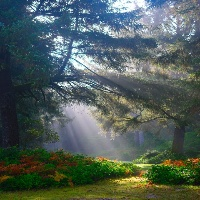
#> input picture resizing.jpg, 200 x 200 px
$ python rotate.py
#> lines starting #> are read from the running program, lines starting #| are printed output that depends on the picture
import cv2

img = cv2.imread("resizing.jpg")
#> img is the input picture: shape (200, 200, 3); mean B, G, R 89.3, 94.3, 80.6
rot1 = cv2.rotate(img, cv2.ROTATE_180)
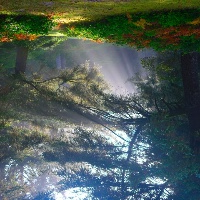
#> rot1: shape (200, 200, 3); mean B, G, R 89.3, 94.3, 80.6
rot2 = cv2.rotate(img, cv2.ROTATE_90_COUNTERCLOCKWISE)
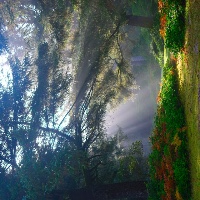
#> rot2: shape (200, 200, 3); mean B, G, R 89.3, 94.3, 80.6

cv2.imshow("Original", img)
cv2.imshow("180", rot1)
cv2.imshow("90", rot2)
cv2.waitKey(0)
